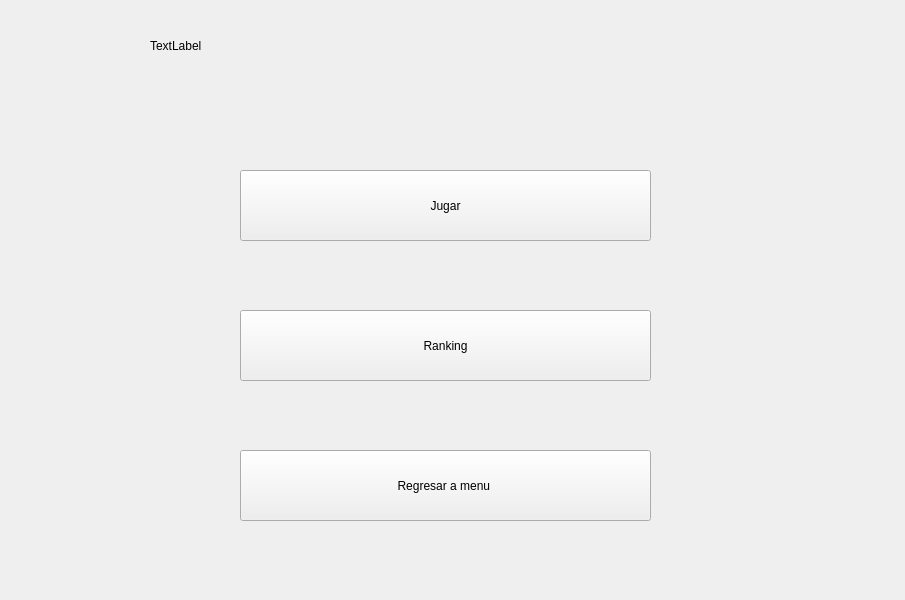
<?xml version="1.0" encoding="UTF-8"?>
<ui version="4.0">
 <class>PlayerConfigurationForm</class>
 <widget class="QWidget" name="PlayerConfigurationForm">
  <property name="geometry">
   <rect>
    <x>0</x>
    <y>0</y>
    <width>905</width>
    <height>600</height>
   </rect>
  </property>
  <property name="windowTitle">
   <string>Form</string>
  </property>
  <widget class="QPushButton" name="btnRegresarMenu">
   <property name="geometry">
    <rect>
     <x>240</x>
     <y>450</y>
     <width>411</width>
     <height>71</height>
    </rect>
   </property>
   <property name="text">
    <string>Regresar a menu </string>
   </property>
  </widget>
  <widget class="QLabel" name="label">
   <property name="geometry">
    <rect>
     <x>150</x>
     <y>20</y>
     <width>591</width>
     <height>51</height>
    </rect>
   </property>
   <property name="text">
    <string>TextLabel</string>
   </property>
  </widget>
  <widget class="QPushButton" name="btnJugar">
   <property name="geometry">
    <rect>
     <x>240</x>
     <y>170</y>
     <width>411</width>
     <height>71</height>
    </rect>
   </property>
   <property name="text">
    <string>Jugar</string>
   </property>
  </widget>
  <widget class="QPushButton" name="btnRanking">
   <property name="geometry">
    <rect>
     <x>240</x>
     <y>310</y>
     <width>411</width>
     <height>71</height>
    </rect>
   </property>
   <property name="text">
    <string>Ranking</string>
   </property>
  </widget>
 </widget>
 <resources/>
 <connections/>
</ui>
